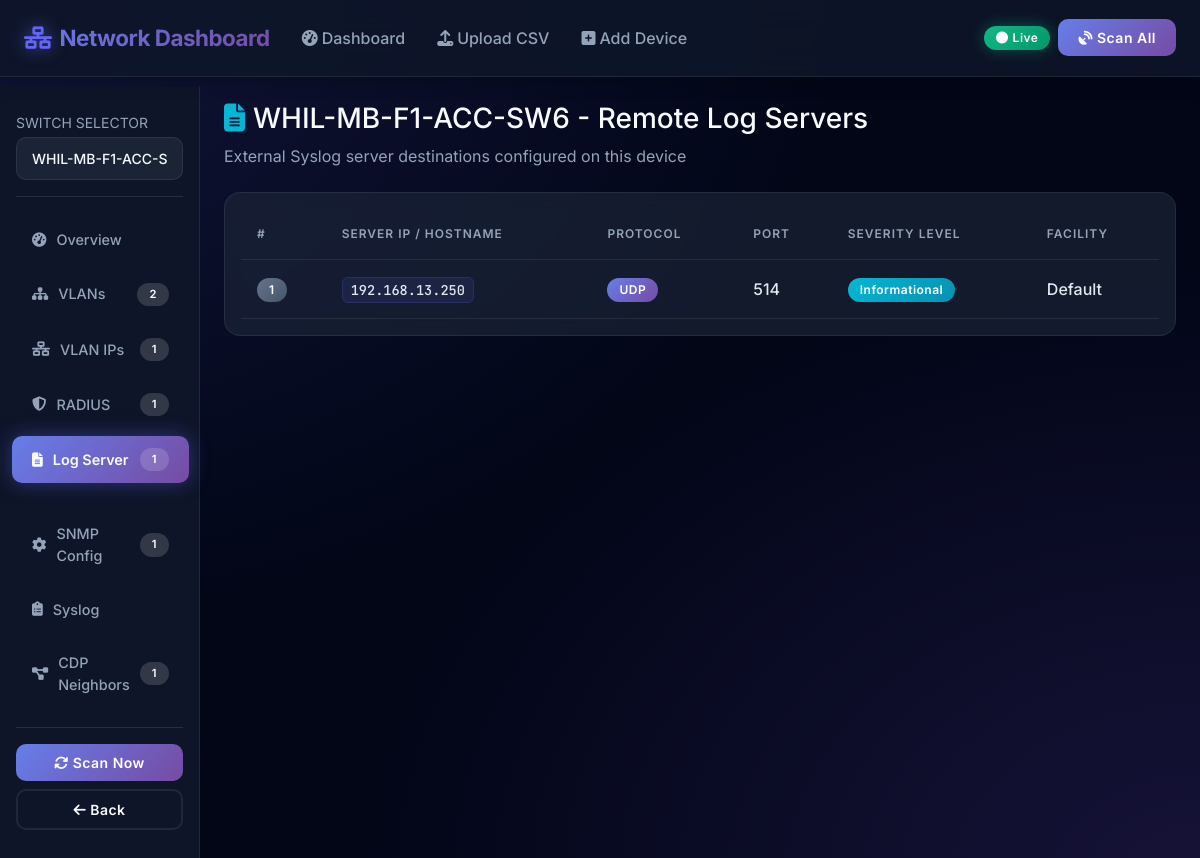
The page /device/7/log-server on the database its author committed.
### tables this page shows
CREATE TABLE devices (
            id INTEGER PRIMARY KEY AUTOINCREMENT,
            node_name TEXT NOT NULL,
            ip_address TEXT UNIQUE NOT NULL,
            device_type TEXT NOT NULL CHECK(device_type IN ('access_switch', 'distribution_switch')),
            snmp_community TEXT DEFAULT 'public',
            ssh_username TEXT DEFAULT 'admin',
            ssh_password TEXT DEFAULT 'admin123',
            ssh_enabled INTEGER DEFAULT 1,
            snmp_enabled INTEGER DEFAULT 1,
            status TEXT DEFAULT 'unknown',
            last_scanned DATETIME,
            created_at DATETIME DEFAULT CURRENT_TIMESTAMP,
            updated_at DATETIME DEFAULT CURRENT_TIMESTAMP
        , hostname TEXT DEFAULT '');

CREATE TABLE log_servers (
            id INTEGER PRIMARY KEY AUTOINCREMENT,
            device_id INTEGER NOT NULL,
            server_ip TEXT NOT NULL,
            port INTEGER DEFAULT 514,
            protocol TEXT DEFAULT 'udp',
            severity_level TEXT DEFAULT 'informational',
            facility TEXT DEFAULT '',
            last_updated DATETIME DEFAULT CURRENT_TIMESTAMP,
            FOREIGN KEY (device_id) REFERENCES devices(id) ON DELETE CASCADE
        );

### app.py (the view)
@app.route('/device/<int:device_id>/log-server')
def device_log_server(device_id):
    device = Database.get_device(device_id)
    if not device:
        flash('Device not found', 'error')
        return redirect(url_for('index'))
    log_servers = Database.get_log_servers(device_id)
    summary = Database.get_device_summary(device_id)
    all_devices = Database.get_all_devices()
    return render_template(
        'log_server.html',
        device=device,
        log_servers=log_servers,
        summary=summary,
        all_devices=all_devices,
        active_section='log_server',
        path_suffix='/log-server'
    )

### database.py (called while the page is built)
    @classmethod
    def get_connection(cls):
        conn = sqlite3.connect(Config.DB_PATH, timeout=30.0)
        conn.row_factory = sqlite3.Row  # Returns rows as dictionaries
        conn.execute("PRAGMA foreign_keys = ON;")
        conn.execute("PRAGMA journal_mode = WAL;")  # High concurrency support
        return conn

    @classmethod
    def execute_query(cls, query, params=None, fetch=True):
        conn = None
        try:
            conn = cls.get_connection()
            cursor = conn.cursor()
            cursor.execute(query, params or ())
            if fetch:
                results = [dict(row) for row in cursor.fetchall()]
                return results
            else:
                conn.commit()
                return cursor.lastrowid
        except Exception as e:
            logger.error(f"SQLite Query Error: {e}\nQuery: {query}")
            if conn:
                conn.rollback()
            raise
        finally:
            if conn:
                conn.close()

    @classmethod
    def get_all_devices(cls):
        return cls.execute_query("SELECT * FROM device_summary ORDER BY node_name")

    @classmethod
    def get_device(cls, device_id):
        results = cls.execute_query("SELECT * FROM devices WHERE id = ?", (device_id,))
        return results[0] if results else None

    @classmethod
    def get_device_summary(cls, device_id):
        results = cls.execute_query("SELECT * FROM device_summary WHERE id = ?", (device_id,))
        return results[0] if results else None

    @classmethod
    def get_log_servers(cls, device_id):
        return cls.execute_query("SELECT * FROM log_servers WHERE device_id=?", (device_id,))

### templates/log_server.html (shortened to what this page needs)
{% extends "base.html" %}
{% block content %}
<div class="container-fluid px-0">
    <div class="row g-0">
        {% set active_section = 'log_server' %}
        {% set path_suffix = '/log-server' %}
        {% include "partials/_sidebar.html" %}
        <main class="col-md-10 ms-auto px-4 py-3">
            <div class="animate-fade-in mb-4">
                <h3><i class="fas fa-file-alt me-2" style="color:var(--info);"></i>{{ device.node_name }} - Remote Log Servers</h3>
                <p class="text-muted">External Syslog server destinations configured on this device</p>
            </div>
            <div class="card animate-fade-in-delay-1">
                <div class="card-body">
                    {% if log_servers %}
                    <table class="table table-hover">
                        <thead>
                            <tr>
                                <th>#</th>
                                <th>Server IP / Hostname</th>
                                <th>Protocol</th>
                                <th>Port</th>
                                <th>Severity Level</th>
                                <th>Facility</th>
                            </tr>
                        </thead>
                        <tbody>
                            {% for l in log_servers %}
                            <tr>
                                <td><span class="badge bg-secondary">{{ loop.index }}</span></td>
                                <td><code>{{ l.server_ip }}</code></td>
                                <td><span class="badge bg-primary text-uppercase">{{ l.protocol }}</span></td>
                                <td>{{ l.port }}</td>
                                <td>
                                    <span class="badge bg-{{ 'warning' if l.severity_level == 'warning' else 'info' }}">
                                        {{ l.severity_level | title }}
                                    </span>
                                </td>
                                <td>{{ l.facility or 'Default' }}</td>
                            </tr>
                            {% endfor %}
                        </tbody>
                    </table>
                    {% else %}
                    <div class="empty-state">
                        <i class="fas fa-server"></i>
                        <h5>No Log Servers Found</h5>
                        <p>No external syslog destinations are configured</p>
                    </div>
                    {% endif %}
                </div>
            </div>
        </main>
    </div>
</div>
{% endblock %}

### static/css/style.css (style rules this page uses)
:root { --primary: #6366f1; --primary-dark: #4f46e5; --secondary: #8b5cf6; --success: #10b981; --danger: #ef4444; --warning: #f59e0b; --info: #06b6d4; --dark: #0f172a; --darker: #020617; --card-bg: #1e293b; --sidebar-bg: #0f172a; --border: rgba(255, 255, 255, 0.08); --text-primary: #f8fafc; --text-secondary: #94a3b8; --gradient-1: linear-gradient(135deg, #667eea 0%, #764ba2 100%); --gradient-2: linear-gradient(135deg, #f093fb 0%, #f5576c 100%); --gradient-3: linear-gradient(135deg, #4facfe 0%, #00f2fe 100%); --gradient-4: linear-gradient(135deg, #43e97b 0%, #38f9d7 100%); --gradient-5: linear-gradient(135deg, #fa709a 0%, #fee140 100%); --shadow-sm: 0 2px 8px rgba(0, 0, 0, 0.15); --shadow-md: 0 4px 16px rgba(0, 0, 0, 0.25); --shadow-lg: 0 8px 32px rgba(0, 0, 0, 0.35); --shadow-glow: 0 0 20px rgba(99, 102, 241, 0.4); }
* { box-sizing: border-box; }
body { font-family: 'Inter', 'Segoe UI', -apple-system, sans-serif; background: var(--darker); color: var(--text-primary); padding-top: 70px; overflow-x: hidden; min-height: 100vh; background-image: radial-gradient(at 0% 0%, rgba(99, 102, 241, 0.15) 0px, transparent 50%), radial-gradient(at 100% 100%, rgba(139, 92, 246, 0.15) 0px, transparent 50%); background-attachment: fixed; }
.animate-fade-in { animation: fadeInUp 0.6s ease-out; }
.animate-fade-in-delay-1 { animation: fadeInUp 0.6s ease-out 0.1s both; }
.card { background: rgba(30, 41, 59, 0.6) !important; backdrop-filter: blur(10px); border: 1px solid var(--border) !important; border-radius: 16px !important; overflow: hidden; transition: all 0.3s ease; animation: fadeInUp 0.6s ease-out; }
.card-body { color: var(--text-primary); }
.table { color: var(--text-primary) !important; margin-bottom: 0; }
.table thead th { background: rgba(15, 23, 42, 0.6); color: var(--text-secondary) !important; font-weight: 600; text-transform: uppercase; font-size: 0.75rem; letter-spacing: 1px; padding: 1rem; border-color: var(--border) !important; }
.table tbody tr { transition: all 0.3s ease; border-color: var(--border) !important; }
.table tbody td { padding: 1rem; border-color: var(--border) !important; vertical-align: middle; color: var(--text-primary); }
.badge { padding: 6px 12px; font-weight: 600; border-radius: 20px; font-size: 0.75rem; letter-spacing: 0.5px; }
.badge.bg-primary { background: var(--gradient-1) !important; }
.badge.bg-info { background: linear-gradient(135deg, #06b6d4 0%, #0891b2 100%) !important; }
.badge.bg-secondary { background: linear-gradient(135deg, #64748b 0%, #475569 100%) !important; }
code { color: #a5b4fc !important; background: rgba(99, 102, 241, 0.1) !important; padding: 3px 8px; border-radius: 6px; font-size: 0.85rem; font-family: 'JetBrains Mono', 'Courier New', monospace; border: 1px solid rgba(99, 102, 241, 0.2); }
h1, h2, h3, h4, h5, h6 { color: var(--text-primary); }
p, span, div { color: inherit; }
.text-muted { color: var(--text-secondary) !important; }
.card .table { --bs-table-bg: transparent; --bs-table-color: var(--text-primary); color: var(--text-primary) !important; }
.card .table th { color: var(--text-secondary) !important; font-weight: 600; background: transparent !important; border-color: var(--border) !important; }
.card .table td { color: var(--text-primary) !important; background: transparent !important; border-color: var(--border) !important; font-weight: 500; }
.card .table td strong, .card .table td code { color: #e2e8f0 !important; }
.card-body .table tbody tr, .card-body .table tbody td, .card-body .table tbody th { background-color: transparent !important; color: #e2e8f0 !important; }
.table > :not(caption) > * > * { background-color: transparent !important; color: #e2e8f0 !important; box-shadow: none !important; }

### rows shown on the page
devices: node_name "WHIL-MB-F1-ACC-SW6"
log_servers: server_ip "192.168.13.250", protocol "UDP", port "514", severity_level "Informational", facility "Default"

### other values the page prints
{{ summary.total_vlans if summary else 0 }} "2"
{{ summary.total_vlan_ips if summary else 0 }} "1"
{{ summary.total_radius_servers if summary else 0 }} "1"
{{ summary.total_log_servers if summary else 0 }} "1"
{{ summary.total_snmp_configs if summary else 0 }} "1"
{{ summary.total_cdp_neighbors if summary else 0 }} "1"
form field value "WHIL-MB-F1-ACC-SW6"
